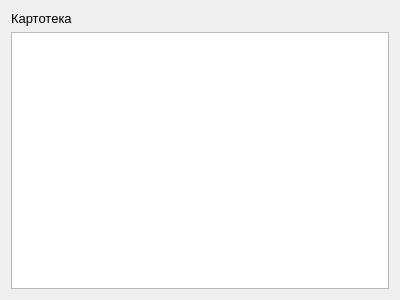
<?xml version="1.0" encoding="UTF-8"?>
<ui version="4.0">
 <class>ListForm</class>
 <widget class="QWidget" name="ListForm">
  <property name="geometry">
   <rect>
    <x>0</x>
    <y>0</y>
    <width>400</width>
    <height>300</height>
   </rect>
  </property>
  <property name="windowTitle">
   <string>Form</string>
  </property>
  <layout class="QGridLayout" name="gridLayout">
   <item row="0" column="0">
    <layout class="QVBoxLayout" name="verticalLayout">
     <item>
      <layout class="QHBoxLayout" name="horizontalLayout">
       <item>
        <widget class="QLabel" name="labelList">
         <property name="sizePolicy">
          <sizepolicy hsizetype="Maximum" vsizetype="Preferred">
           <horstretch>0</horstretch>
           <verstretch>0</verstretch>
          </sizepolicy>
         </property>
         <property name="font">
          <font>
           <pointsize>10</pointsize>
          </font>
         </property>
         <property name="text">
          <string>Картотека</string>
         </property>
        </widget>
       </item>
       <item>
        <widget class="QLabel" name="labelListFileName">
         <property name="font">
          <font>
           <pointsize>10</pointsize>
          </font>
         </property>
         <property name="text">
          <string/>
         </property>
        </widget>
       </item>
      </layout>
     </item>
     <item>
      <widget class="QTableWidget" name="tableWidgetList">
       <property name="font">
        <font>
         <pointsize>11</pointsize>
        </font>
       </property>
      </widget>
     </item>
    </layout>
   </item>
  </layout>
 </widget>
 <resources/>
 <connections/>
</ui>
